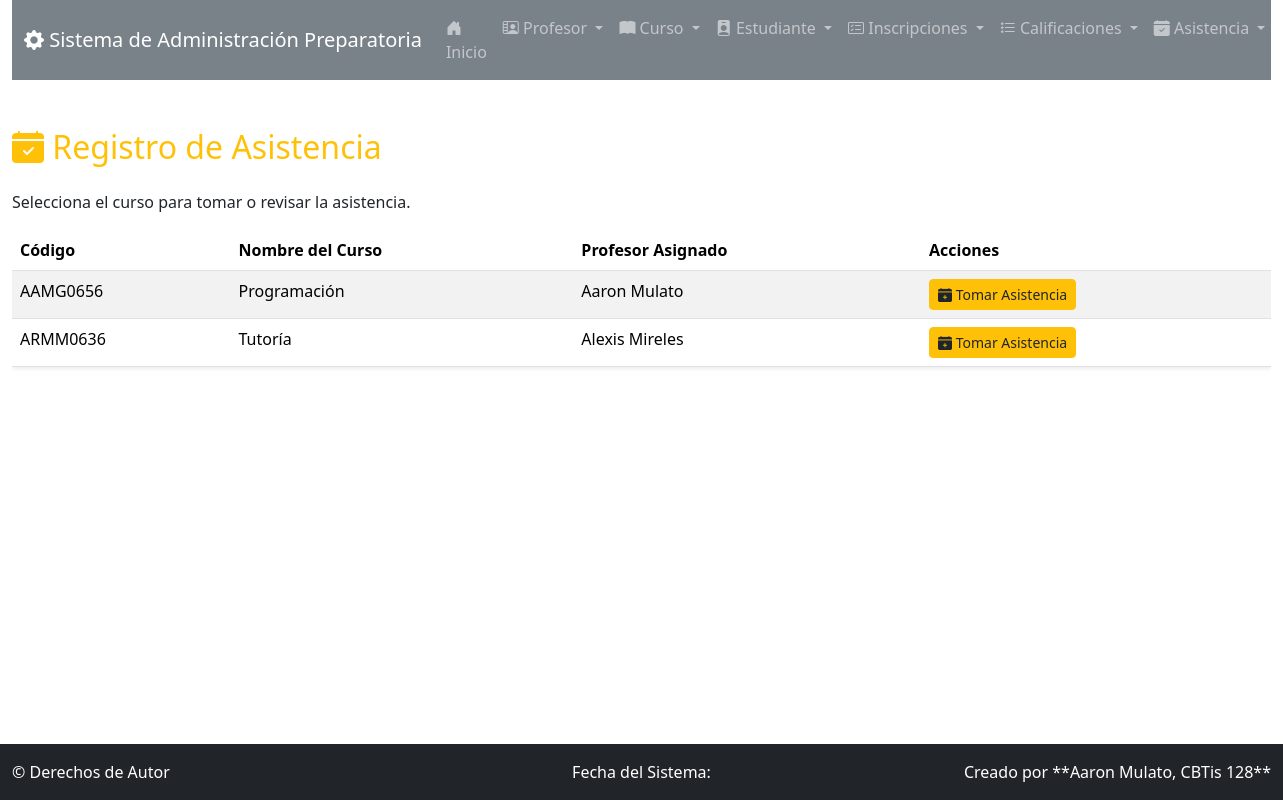
/asistencia/, run on an earlier commit of the app's database.
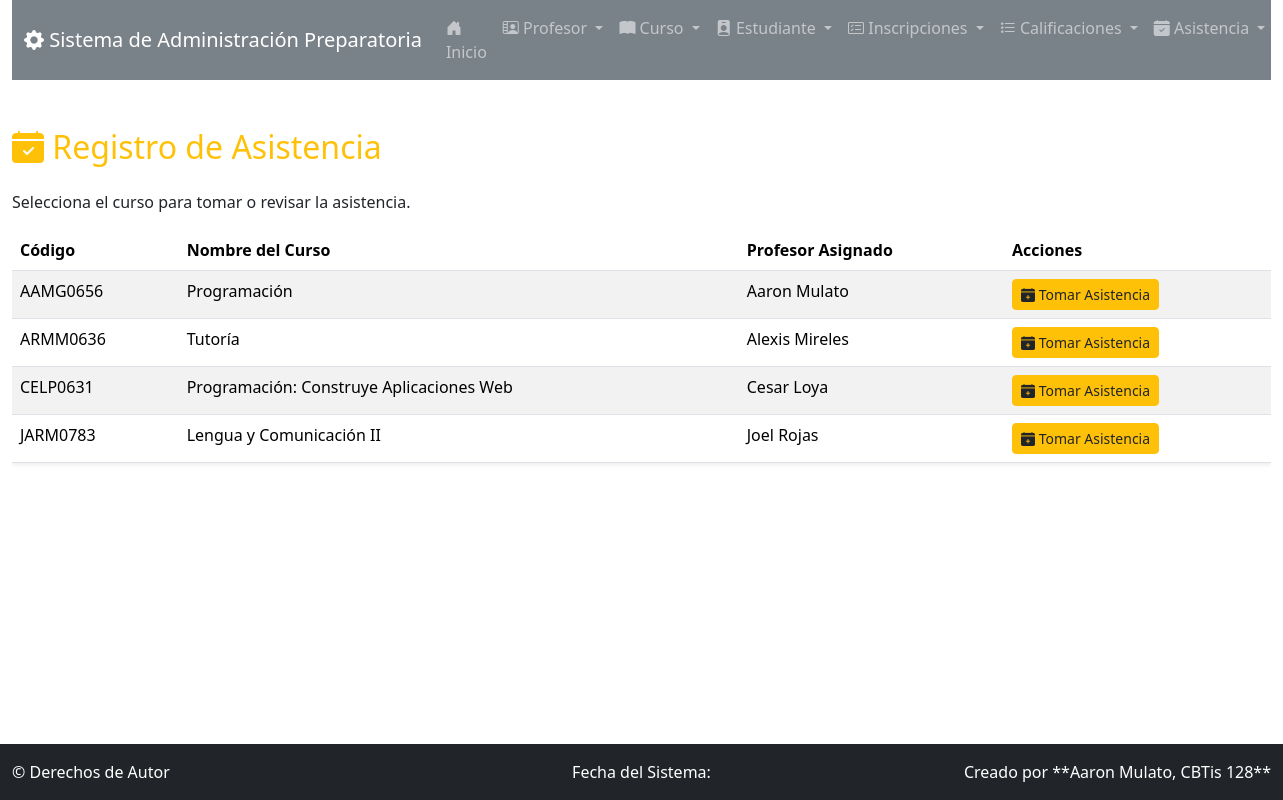
And on a later commit of the database.
### app_Preparatoria/models.py (models this page shows, shortened)
class Curso(models.Model):
    nombre_curso = models.CharField(max_length=50)
    codigo = models.CharField(max_length=10, unique=True)
    descripcion = models.TextField(max_length=100)
    creditos = models.PositiveIntegerField()
    horario = models.CharField(max_length=50)
    aula = models.CharField(max_length=20)
    profesor = models.ForeignKey(Profesor, related_name="cursos", on_delete=models.CASCADE)

class Profesor(models.Model):
    nombre_profesor = models.CharField(max_length=50)
    apellido_profesor = models.CharField(max_length=50)
    correo_profesor = models.EmailField(max_length=100)
    telefono = models.CharField(max_length=15)
    especialidad = models.CharField(max_length=50, default="")
    fecha_contratacion = models.DateField(auto_now_add=True)
    activo = models.BooleanField(default=True)

### app_Preparatoria/views.py (the view)
# urls.py: path('asistencia/', views.seleccionar_curso_asistencia, name='seleccionar_curso_asistencia'),
def seleccionar_curso_asistencia(request):
    cursos = Curso.objects.all().select_related('profesor')
    context = {'cursos': cursos}
    return render(request, 'asistencia/seleccionar_curso_asistencia.html', context)

### app_Preparatoria/templates/asistencia/seleccionar_curso_asistencia.html
{% extends 'base.html' %}
{% block content %}
<h2 class="mb-4 text-warning"><i class="bi bi-calendar-check-fill"></i> Registro de Asistencia</h2>
<p>Selecciona el curso para tomar o revisar la asistencia.</p>
<div class="table-responsive">
    <table class="table table-striped table-hover shadow-sm">
        <thead class="bg-dark text-white">
            <tr>
                <th>Código</th>
                <th>Nombre del Curso</th>
                <th>Profesor Asignado</th>
                <th>Acciones</th>
            </tr>
        </thead>
        <tbody>
            {% for curso in cursos %}
            <tr>
                <td>{{ curso.codigo }}</td>
                <td>{{ curso.nombre_curso }}</td>
                <td>{{ curso.profesor.nombre_profesor }} {{ curso.profesor.apellido_profesor }}</td>
                <td>
                    <a href="{% url 'gestionar_asistencia' curso.id %}" class="btn btn-sm btn-warning text-dark"><i class="bi bi-calendar-plus-fill"></i> Tomar Asistencia</a>
                </td>
            </tr>
            {% empty %}
            <tr>
                <td colspan="4" class="text-center">No hay cursos registrados.</td>
            </tr>
            {% endfor %}
        </tbody>
    </table>
</div>
{% endblock %}

What changed in the data, as far as the page shows it:
added Curso: codigo "CELP0631", nombre_curso "Programación: Construye Aplicaciones Web", profesor.nombre_profesor "Cesar", profesor.apellido_profesor "Loya"
added Curso: codigo "JARM0783", nombre_curso "Lengua y Comunicación II", profesor.nombre_profesor "Joel", profesor.apellido_profesor "Rojas"
